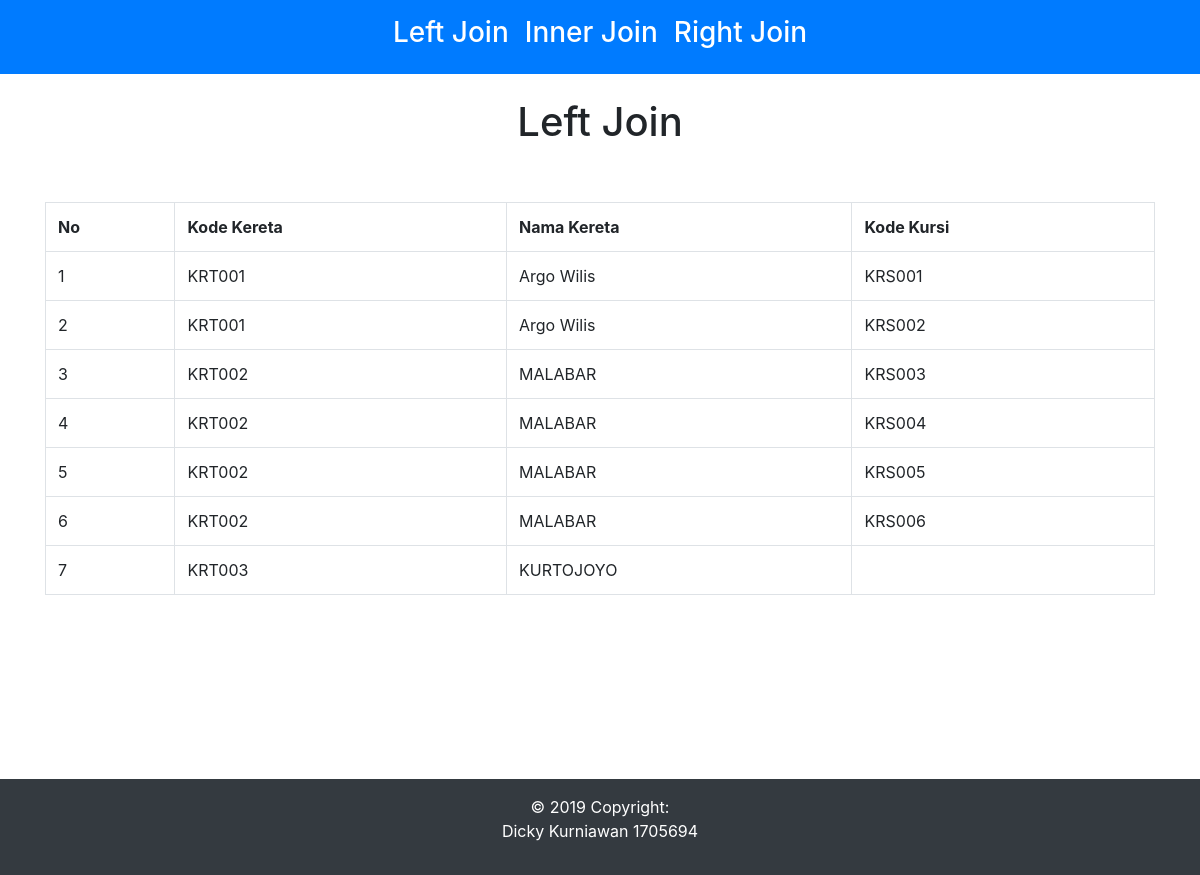
The page /index.php/controller/Left on the database its author committed.
### tables this page shows
CREATE TABLE `kursi`  (
  `id_kursi` int(11) NOT NULL AUTO_INCREMENT,
  `kd_kursi` varchar(10) NULL DEFAULT NULL,
  `kd_gerbong` varchar(10) NULL DEFAULT NULL,
  `kd_kereta` varchar(10) NULL DEFAULT NULL,
  PRIMARY KEY (`id_kursi`) USING BTREE,
  INDEX `fk_kgerbong`(`kd_gerbong`) USING BTREE,
  INDEX `fk_kkereta`(`kd_kereta`) USING BTREE,
  CONSTRAINT `fk_kgerbong` FOREIGN KEY (`kd_gerbong`) REFERENCES `gerbong` (`kd_gerbong`) ON DELETE CASCADE ON UPDATE CASCADE,
  CONSTRAINT `fk_kkereta` FOREIGN KEY (`kd_kereta`) REFERENCES `lokomotif` (`kd_kereta`) ON DELETE CASCADE ON UPDATE CASCADE
);

CREATE TABLE `lokomotif`  (
  `id_kereta` int(11) NOT NULL AUTO_INCREMENT,
  `kd_kereta` varchar(10) NULL DEFAULT NULL,
  `nama_kereta` varchar(50) NULL DEFAULT NULL,
  PRIMARY KEY (`id_kereta`) USING BTREE,
  INDEX `kd_kereta`(`kd_kereta`) USING BTREE
);

### application/controllers/Controller.php (called while the page is built, shortened)
<?php
class Controller extends CI_Controller {
	function __construct()
	{
		$this->load->model('data');
	}
	public function Left()
	{
		$data['lokomotif'] = $this->Data->left_join();
		$this->load->view('Home/Header');
		$this->load->view('Home/Left', $data);
		$this->load->view('Home/Footer');
	}
}

### index.php (called while the page is built, shortened)
<?php
require_once BASEPATH.'core/CodeIgniter.php';

### application/models/Data.php (called while the page is built, shortened)
<?php
class Data extends CI_Model{
  function left_join()
  {
    $this->db->select("l.kd_kereta, l.nama_kereta, k.kd_kursi");
    $this->db->from("lokomotif l");
    $this->db->join('kursi k', 'k.kd_kereta = l.kd_kereta', 'left');
    $hasil=$this->db->get();
    if($hasil->num_rows() > 0)
    {
      foreach ($hasil->result() as $data) {
        $hasilKursi[] = $data;
    }
    return $hasilKursi;
  }
}
}

### application/views/Home/Left.php (the view)
<div class="container">
  <br>
  <center><h1>Left Join</h1></center>
        <div class="row">
          <div class="col-12 mt-5">
            <table class="table table-bordered">
              <tr>
                  <th>No</th>
                  <th>Kode Kereta</th>
                  <th>Nama Kereta</th>
                  <th>Kode Kursi</th>
              </tr>
              <?php
              $no = 1;
              foreach($lokomotif as $m) {?>
              <tr>
                <td><?php echo $no++ ?></td>
                <td><?php echo $m->kd_kereta ?></td>
                <td><?php echo $m->nama_kereta ?></td>
                <td><?php echo $m->kd_kursi ?></td>
              </tr>
            <?php }?>
            </table>
          </div>
        </div>
      </div>

### rows shown on the page
kursi: lokomotif.kd_kereta "KRT001", lokomotif.nama_kereta "Argo Wilis", kd_kursi "KRS001"
kursi: lokomotif.kd_kereta "KRT001", lokomotif.nama_kereta "Argo Wilis", kd_kursi "KRS002"
kursi: lokomotif.kd_kereta "KRT002", lokomotif.nama_kereta "MALABAR", kd_kursi "KRS003"
kursi: lokomotif.kd_kereta "KRT002", lokomotif.nama_kereta "MALABAR", kd_kursi "KRS004"
kursi: lokomotif.kd_kereta "KRT002", lokomotif.nama_kereta "MALABAR", kd_kursi "KRS005"
kursi: lokomotif.kd_kereta "KRT002", lokomotif.nama_kereta "MALABAR", kd_kursi "KRS006"
lokomotif: kd_kereta "KRT003", nama_kereta "KURTOJOYO"
